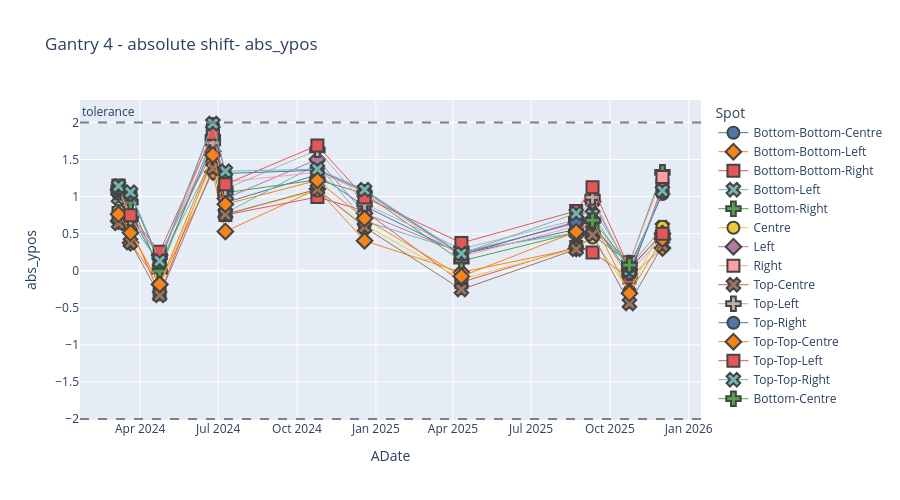

Write notebook code for a chart like this one.
### Code cell
def plotly_spot_position(df, pos, gantry, device, energy, gantry_angle, n_months):
    """ plot spot position time series data
        df = dataframe
        gantry = "Gantry 1", "Gantry 2", 
        pos = "abs_xpos",
        device = "XRV-3000", "XRV-4000"
        energy = int,
        gantry_angle = 0,90,180,270
        n_month = int

    
     """
    
     # only show data from last 12 months
    start_date = pd.Timestamp.today() - pd.DateOffset(months=n_months)

    selected_df = df[(df["MachineName"]==gantry) & (df["Device"] == device) & (df['ADate'] >= start_date) & (df["Energy"] == energy) &(df["Gantry Angle"] == gantry_angle)]

    # set colour
    palette = sns.color_palette("deep", n_colors=df['Spot'].nunique())
    palette_hex = [to_hex(c) for c in palette]


    # Plot
    fig = px.scatter(
        selected_df,
        x='ADate',
        y=pos,
        symbol='Spot', 
        color='Spot',        # hue
         color_discrete_sequence= px.colors.qualitative.T10,
        title=f'{gantry} - absolute shift- {pos}',
        labels={'x-pos': 'X Position', 'adate': 'Date'},
        height=500
    )

    # Add tolerance bands +/- 2
    fig.add_hline(y=2, line_dash="dash", line_color="grey", annotation_text="tolerance", annotation_position="top left")
    fig.add_hline(y=-2, line_dash="dash", line_color="grey")



    # Optional: connect points by spot for clarity
    fig.update_traces(mode='markers+lines',
                    marker=dict(size=12,               # larger size
                                line=dict(width=2)),     # outline width
                    line=dict(width=1                # thinner connecting lines
                    ))

    # Show plot
    fig.show()

    
    return 


# plotting absolute y-pos, on Gantry 4, from XRV-4000 data, 70 MeV spot, Gantry angle = 0, in last2 months
plotly_spot_position(sub_df, "abs_ypos", "Gantry 4", "XRV-4000", 70, 0, 24)

### Figure 1 — Plotly figure (JSON) as saved in the notebook; plotly's stock layout.template omitted (floating-point values rounded to 4 significant figures)
{"data": [{"hovertemplate": "Spot=Bottom-Bottom-Centre<br>ADate=%{x}<br>abs_ypos=%{y}<extra></extra>", "legendgroup": "Bottom-Bottom-Centre", "line": {"width": 1}, "marker": {"color": "#4C78A8", "line": {"width": 2}, "size": 12, "symbol": "circle"}, "mode": "markers+lines", "name": "Bottom-Bottom-Centre", "orientation": "v", "showlegend": true, "type": "scatter", "x": ["2024-03-06T18:31:55.000000000", "2024-03-20T17:06:19.000000000", "2024-04-23T17:34:57.000000000", "2024-06-24T19:07:29.000000000", "2024-07-09T09:29:40.000000000", "2024-10-24T18:22:30.000000000", "2024-12-18T18:46:12.000000000", "2025-04-10T19:05:24.000000000", "2025-08-22T17:24:40.000000000", "2025-09-10T19:20:56.000000000", "2025-10-23T20:19:28.000000000", "2025-12-01T08:33:29.000000000"], "xaxis": "x", "y": [1.026, 0.7528, 0.0603, 1.704, 0.9183, 1.293, 0.8736, 0.2236, 0.5569, 0.6087, 0.0587, 1.034], "yaxis": "y"}, {"hovertemplate": "Spot=Bottom-Bottom-Left<br>ADate=%{x}<br>abs_ypos=%{y}<extra></extra>", "legendgroup": "Bottom-Bottom-Left", "line": {"width": 1}, "marker": {"color": "#F58518", "line": {"width": 2}, "size": 12, "symbol": "diamond"}, "mode": "markers+lines", "name": "Bottom-Bottom-Left", "orientation": "v", "showlegend": true, "type": "scatter", "x": ["2024-03-06T18:31:55.000000000", "2024-03-20T17:06:19.000000000", "2024-04-23T17:34:57.000000000", "2024-06-24T19:07:29.000000000", "2024-07-09T09:29:40.000000000", "2024-10-24T18:22:30.000000000", "2024-12-18T18:46:12.000000000", "2025-04-10T19:05:24.000000000", "2025-08-22T17:24:40.000000000", "2025-09-10T19:20:56.000000000", "2025-10-23T20:19:28.000000000", "2025-12-01T08:33:29.000000000"], "xaxis": "x", "y": [0.6681, 0.3779, -0.185, 1.331, 0.5298, 1.101, 0.4046, -0.0212, 0.298, 0.6613, -0.093, 0.3075], "yaxis": "y"}, {"hovertemplate": "Spot=Bottom-Bottom-Right<br>ADate=%{x}<br>abs_ypos=%{y}<extra></extra>", "legendgroup": "Bottom-Bottom-Right", "line": {"width": 1}, "marker": {"color": "#E45756", "line": {"width": 2}, "size": 12, "symbol": "square"}, "mode": "markers+lines", "name": "Bottom-Bottom-Right", "orientation": "v", "showlegend": true, "type": "scatter", "x": ["2024-03-06T18:31:55.000000000", "2024-03-20T17:06:19.000000000", "2024-04-23T17:34:57.000000000", "2024-06-24T19:07:29.000000000", "2024-07-09T09:29:40.000000000", "2024-10-24T18:22:30.000000000", "2024-12-18T18:46:12.000000000", "2025-04-10T19:05:24.000000000", "2025-08-22T17:24:40.000000000", "2025-09-10T19:20:56.000000000", "2025-10-23T20:19:28.000000000", "2025-12-01T08:33:29.000000000"], "xaxis": "x", "y": [0.7797, 0.5872, -0.3171, 1.529, 0.7525, 0.9937, 0.8059, -0.1554, 0.3194, 0.247, -0.0924, 1.145], "yaxis": "y"}, {"hovertemplate": "Spot=Bottom-Left<br>ADate=%{x}<br>abs_ypos=%{y}<extra></extra>", "legendgroup": "Bottom-Left", "line": {"width": 1}, "marker": {"color": "#72B7B2", "line": {"width": 2}, "size": 12, "symbol": "x"}, "mode": "markers+lines", "name": "Bottom-Left", "orientation": "v", "showlegend": true, "type": "scatter", "x": ["2024-03-06T18:31:55.000000000", "2024-03-20T17:06:19.000000000", "2024-04-23T17:34:57.000000000", "2024-06-24T19:07:29.000000000", "2024-07-09T09:29:40.000000000", "2024-10-24T18:22:30.000000000", "2024-12-18T18:46:12.000000000", "2025-04-10T19:05:24.000000000", "2025-08-22T17:24:40.000000000", "2025-09-10T19:20:56.000000000", "2025-10-23T20:19:28.000000000", "2025-12-01T08:33:29.000000000"], "xaxis": "x", "y": [0.9842, 0.6441, 0.1045, 1.512, 0.7761, 1.434, 0.6712, 0.2601, 0.5126, 0.8474, 0.0556, 0.5842], "yaxis": "y"}, {"hovertemplate": "Spot=Bottom-Right<br>ADate=%{x}<br>abs_ypos=%{y}<extra></extra>", "legendgroup": "Bottom-Right", "line": {"width": 1}, "marker": {"color": "#54A24B", "line": {"width": 2}, "size": 12, "symbol": "cross"}, "mode": "markers+lines", "name": "Bottom-Right", "orientation": "v", "showlegend": true, "type": "scatter", "x": ["2024-03-06T18:31:55.000000000", "2024-03-20T17:06:19.000000000", "2024-04-23T17:34:57.000000000", "2024-06-24T19:07:29.000000000", "2024-07-09T09:29:40.000000000", "2024-10-24T18:22:30.000000000", "2024-12-18T18:46:12.000000000", "2025-04-10T19:05:24.000000000", "2025-08-22T17:24:40.000000000", "2025-09-10T19:20:56.000000000", "2025-10-23T20:19:28.000000000", "2025-12-01T08:33:29.000000000"], "xaxis": "x", "y": [1.058, 0.9263, -0.0059, 1.798, 1.052, 1.226, 1.04, 0.1305, 0.5153, 0.4841, 0.105, 1.327], "yaxis": "y"}, {"hovertemplate": "Spot=Centre<br>ADate=%{x}<br>abs_ypos=%{y}<extra></extra>", "legendgroup": "Centre", "line": {"width": 1}, "marker": {"color": "#EECA3B", "line": {"width": 2}, "size": 12, "symbol": "circle"}, "mode": "markers+lines", "name": "Centre", "orientation": "v", "showlegend": true, "type": "scatter", "x": ["2024-03-06T18:31:55.000000000", "2024-03-20T17:06:19.000000000", "2024-04-23T17:34:57.000000000", "2024-06-24T19:07:29.000000000", "2024-07-09T09:29:40.000000000", "2024-10-24T18:22:30.000000000", "2024-12-18T18:46:12.000000000", "2025-04-10T19:05:24.000000000", "2025-08-22T17:24:40.000000000", "2025-09-10T19:20:56.000000000", "2025-10-23T20:19:28.000000000", "2025-12-01T08:33:29.000000000"], "xaxis": "x", "y": [0.8071, 0.55, -0.1986, 1.466, 0.7653, 1.081, 0.6182, -0.1158, 0.3007, 0.4466, -0.2765, 0.5914], "yaxis": "y"}, {"hovertemplate": "Spot=Left<br>ADate=%{x}<br>abs_ypos=%{y}<extra></extra>", "legendgroup": "Left", "line": {"width": 1}, "marker": {"color": "#B279A2", "line": {"width": 2}, "size": 12, "symbol": "diamond"}, "mode": "markers+lines", "name": "Left", "orientation": "v", "showlegend": true, "type": "scatter", "x": ["2024-03-06T18:31:55.000000000", "2024-03-20T17:06:19.000000000", "2024-04-23T17:34:57.000000000", "2024-06-24T19:07:29.000000000", "2024-07-09T09:29:40.000000000", "2024-10-24T18:22:30.000000000", "2024-12-18T18:46:12.000000000", "2025-04-10T19:05:24.000000000", "2025-08-22T17:24:40.000000000", "2025-09-10T19:20:56.000000000", "2025-10-23T20:19:28.000000000", "2025-12-01T08:33:29.000000000"], "xaxis": "x", "y": [1.095, 0.7192, 0.2108, 1.612, 0.9731, 1.502, 0.775, 0.2393, 0.6398, 0.9344, 0.0174, 0.5026], "yaxis": "y"}, {"hovertemplate": "Spot=Right<br>ADate=%{x}<br>abs_ypos=%{y}<extra></extra>", "legendgroup": "Right", "line": {"width": 1}, "marker": {"color": "#FF9DA6", "line": {"width": 2}, "size": 12, "symbol": "square"}, "mode": "markers+lines", "name": "Right", "orientation": "v", "showlegend": true, "type": "scatter", "x": ["2024-03-06T18:31:55.000000000", "2024-03-20T17:06:19.000000000", "2024-04-23T17:34:57.000000000", "2024-06-24T19:07:29.000000000", "2024-07-09T09:29:40.000000000", "2024-10-24T18:22:30.000000000", "2024-12-18T18:46:12.000000000", "2025-04-10T19:05:24.000000000", "2025-08-22T17:24:40.000000000", "2025-09-10T19:20:56.000000000", "2025-10-23T20:19:28.000000000", "2025-12-01T08:33:29.000000000"], "xaxis": "x", "y": [1.138, 1.025, 0.1109, 1.88, 1.196, 1.328, 1.062, 0.1907, 0.6013, 0.5942, 0.113, 1.264], "yaxis": "y"}, {"hovertemplate": "Spot=Top-Centre<br>ADate=%{x}<br>abs_ypos=%{y}<extra></extra>", "legendgroup": "Top-Centre", "line": {"width": 1}, "marker": {"color": "#9D755D", "line": {"width": 2}, "size": 12, "symbol": "x"}, "mode": "markers+lines", "name": "Top-Centre", "orientation": "v", "showlegend": true, "type": "scatter", "x": ["2024-03-06T18:31:55.000000000", "2024-03-20T17:06:19.000000000", "2024-04-23T17:34:57.000000000", "2024-06-24T19:07:29.000000000", "2024-07-09T09:29:40.000000000", "2024-10-24T18:22:30.000000000", "2024-12-18T18:46:12.000000000", "2025-04-10T19:05:24.000000000", "2025-08-22T17:24:40.000000000", "2025-09-10T19:20:56.000000000", "2025-10-23T20:19:28.000000000", "2025-12-01T08:33:29.000000000"], "xaxis": "x", "y": [0.6386, 0.3791, -0.3323, 1.38, 0.7588, 1.1, 0.5882, -0.2526, 0.2893, 0.4829, -0.4416, 0.3394], "yaxis": "y"}, {"hovertemplate": "Spot=Top-Left<br>ADate=%{x}<br>abs_ypos=%{y}<extra></extra>", "legendgroup": "Top-Left", "line": {"width": 1}, "marker": {"color": "#BAB0AC", "line": {"width": 2}, "size": 12, "symbol": "cross"}, "mode": "markers+lines", "name": "Top-Left", "orientation": "v", "showlegend": true, "type": "scatter", "x": ["2024-03-06T18:31:55.000000000", "2024-03-20T17:06:19.000000000", "2024-04-23T17:34:57.000000000", "2024-06-24T19:07:29.000000000", "2024-07-09T09:29:40.000000000", "2024-10-24T18:22:30.000000000", "2024-12-18T18:46:12.000000000", "2025-04-10T19:05:24.000000000", "2025-08-22T17:24:40.000000000", "2025-09-10T19:20:56.000000000", "2025-10-23T20:19:28.000000000", "2025-12-01T08:33:29.000000000"], "xaxis": "x", "y": [1.115, 0.6984, 0.1931, 1.723, 1.102, 1.629, 0.9035, 0.2933, 0.687, 0.9905, -0.0266, 0.45], "yaxis": "y"}, {"hovertemplate": "Spot=Top-Right<br>ADate=%{x}<br>abs_ypos=%{y}<extra></extra>", "legendgroup": "Top-Right", "line": {"width": 1}, "marker": {"color": "#4C78A8", "line": {"width": 2}, "size": 12, "symbol": "circle"}, "mode": "markers+lines", "name": "Top-Right", "orientation": "v", "showlegend": true, "type": "scatter", "x": ["2024-03-06T18:31:55.000000000", "2024-03-20T17:06:19.000000000", "2024-04-23T17:34:57.000000000", "2024-06-24T19:07:29.000000000", "2024-07-09T09:29:40.000000000", "2024-10-24T18:22:30.000000000", "2024-12-18T18:46:12.000000000", "2025-04-10T19:05:24.000000000", "2025-08-22T17:24:40.000000000", "2025-09-10T19:20:56.000000000", "2025-10-23T20:19:28.000000000", "2025-12-01T08:33:29.000000000"], "xaxis": "x", "y": [1.117, 1.027, 0.1184, 1.978, 1.312, 1.355, 1.077, 0.2162, 0.6605, 0.6408, -0.0341, 1.061], "yaxis": "y"}, {"hovertemplate": "Spot=Top-Top-Centre<br>ADate=%{x}<br>abs_ypos=%{y}<extra></extra>", "legendgroup": "Top-Top-Centre", "line": {"width": 1}, "marker": {"color": "#F58518", "line": {"width": 2}, "size": 12, "symbol": "diamond"}, "mode": "markers+lines", "name": "Top-Top-Centre", "orientation": "v", "showlegend": true, "type": "scatter", "x": ["2024-03-06T18:31:55.000000000", "2024-03-20T17:06:19.000000000", "2024-04-23T17:34:57.000000000", "2024-06-24T19:07:29.000000000", "2024-07-09T09:29:40.000000000", "2024-10-24T18:22:30.000000000", "2024-12-18T18:46:12.000000000", "2025-04-10T19:05:24.000000000", "2025-08-22T17:24:40.000000000", "2025-09-10T19:20:56.000000000", "2025-10-23T20:19:28.000000000", "2025-12-01T08:33:29.000000000"], "xaxis": "x", "y": [0.7618, 0.5113, -0.1833, 1.562, 0.8967, 1.218, 0.7039, -0.0766, 0.5254, 0.6807, -0.3045, 0.4277], "yaxis": "y"}, {"hovertemplate": "Spot=Top-Top-Left<br>ADate=%{x}<br>abs_ypos=%{y}<extra></extra>", "legendgroup": "Top-Top-Left", "line": {"width": 1}, "marker": {"color": "#E45756", "line": {"width": 2}, "size": 12, "symbol": "square"}, "mode": "markers+lines", "name": "Top-Top-Left", "orientation": "v", "showlegend": true, "type": "scatter", "x": ["2024-03-06T18:31:55.000000000", "2024-03-20T17:06:19.000000000", "2024-04-23T17:34:57.000000000", "2024-06-24T19:07:29.000000000", "2024-07-09T09:29:40.000000000", "2024-10-24T18:22:30.000000000", "2024-12-18T18:46:12.000000000", "2025-04-10T19:05:24.000000000", "2025-08-22T17:24:40.000000000", "2025-09-10T19:20:56.000000000", "2025-10-23T20:19:28.000000000", "2025-12-01T08:33:29.000000000"], "xaxis": "x", "y": [1.149, 0.7495, 0.2546, 1.847, 1.166, 1.689, 0.9887, 0.3747, 0.8056, 1.127, 0.0354, 0.4995], "yaxis": "y"}, {"hovertemplate": "Spot=Top-Top-Right<br>ADate=%{x}<br>abs_ypos=%{y}<extra></extra>", "legendgroup": "Top-Top-Right", "line": {"width": 1}, "marker": {"color": "#72B7B2", "line": {"width": 2}, "size": 12, "symbol": "x"}, "mode": "markers+lines", "name": "Top-Top-Right", "orientation": "v", "showlegend": true, "type": "scatter", "x": ["2024-03-06T18:31:55.000000000", "2024-03-20T17:06:19.000000000", "2024-04-23T17:34:57.000000000", "2024-06-24T19:07:29.000000000", "2024-07-09T09:29:40.000000000", "2024-10-24T18:22:30.000000000", "2024-12-18T18:46:12.000000000", "2025-04-10T19:05:24.000000000", "2025-08-22T17:24:40.000000000", "2025-09-10T19:20:56.000000000", "2025-10-23T20:19:28.000000000", "2025-12-01T08:33:29.000000000"], "xaxis": "x", "y": [1.142, 1.058, 0.1323, 1.986, 1.342, 1.37, 1.093, 0.231, 0.7733, 0.7552, 0.0083, 1.078], "yaxis": "y"}, {"hovertemplate": "Spot=Bottom-Centre<br>ADate=%{x}<br>abs_ypos=%{y}<extra></extra>", "legendgroup": "Bottom-Centre", "line": {"width": 1}, "marker": {"color": "#54A24B", "line": {"width": 2}, "size": 12, "symbol": "cross"}, "mode": "markers+lines", "name": "Bottom-Centre", "orientation": "v", "showlegend": true, "type": "scatter", "x": ["2025-09-10T19:20:56.000000000", "2025-10-23T20:19:28.000000000"], "xaxis": "x", "y": [0.6784, 0.0751], "yaxis": "y"}], "layout": {"annotations": [{"showarrow": false, "text": "tolerance", "x": 0, "xanchor": "left", "xref": "x domain", "y": 2, "yanchor": "bottom", "yref": "y"}], "height": 500, "legend": {"title": {"text": "Spot"}, "tracegroupgap": 0}, "shapes": [{"line": {"color": "grey", "dash": "dash"}, "type": "line", "x0": 0, "x1": 1, "xref": "x domain", "y0": 2, "y1": 2, "yref": "y"}, {"line": {"color": "grey", "dash": "dash"}, "type": "line", "x0": 0, "x1": 1, "xref": "x domain", "y0": -2, "y1": -2, "yref": "y"}], "title": {"text": "Gantry 4 - absolute shift- abs_ypos"}, "xaxis": {"anchor": "y", "domain": [0, 1], "title": {"text": "ADate"}}, "yaxis": {"anchor": "x", "domain": [0, 1], "title": {"text": "abs_ypos"}}}}
